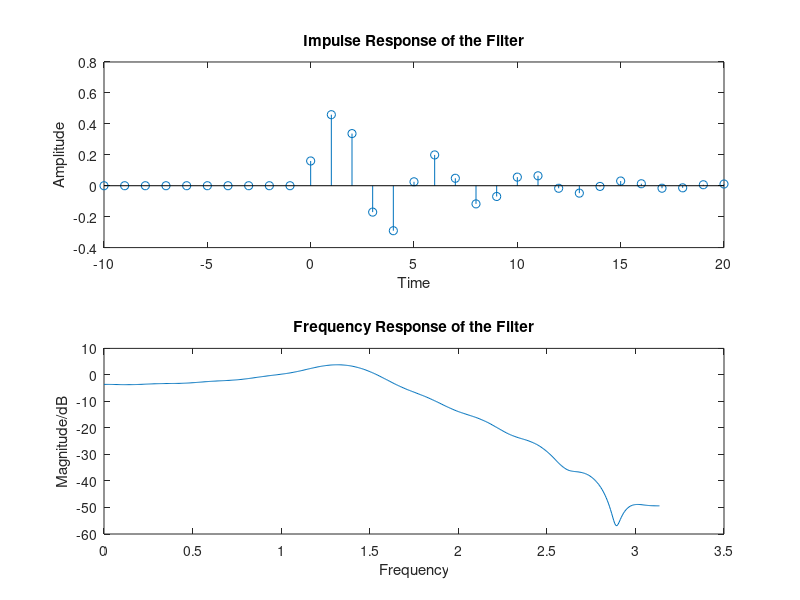
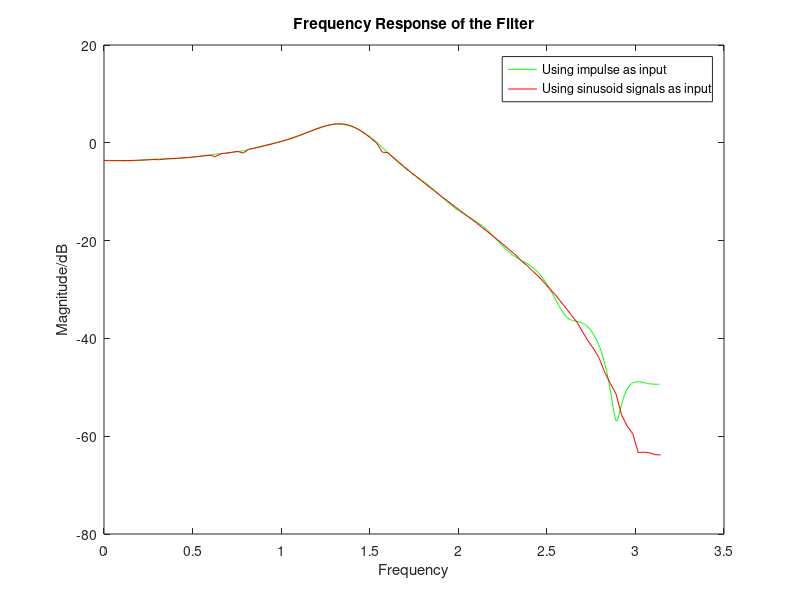

These charts were generated, in order, by the following MATLAB code:
%% 1- 
b = [0.16 0.48 0.48 0.16];
a = [1 0.13 0.52 0.3];
n = -10:20;
delta = (n==0);
h = filter(b,a,delta);
[H,w] = freqz(h);
figure(1);
subplot(2,1,1);
stem(n,h);
title('Impulse Response of the Filter');
xlabel('Time'); ylabel('Amplitude');
subplot(2,1,2);
plot(w, 20*log10(abs(H)));
title('Frequency Response of the Filter');
xlabel('Frequency'); ylabel('Magnitude/dB');

%% 2- 
n = 0:255;
K = 100;
k = 0:K;
wk = pi * k / K;
x = cos(n' * wk);
h = filter(b,a,x);
h = h(31:end,:);
H_new = max(abs(h));

figure(2)
plot(w, 20*log10(abs(H)),'g',wk, 20*log10(H_new),'r');
title('Frequency Response of the Filter');
xlabel('Frequency'); ylabel('Magnitude/dB');
legend('Using impulse as input','Using sinusoid signals as input');


